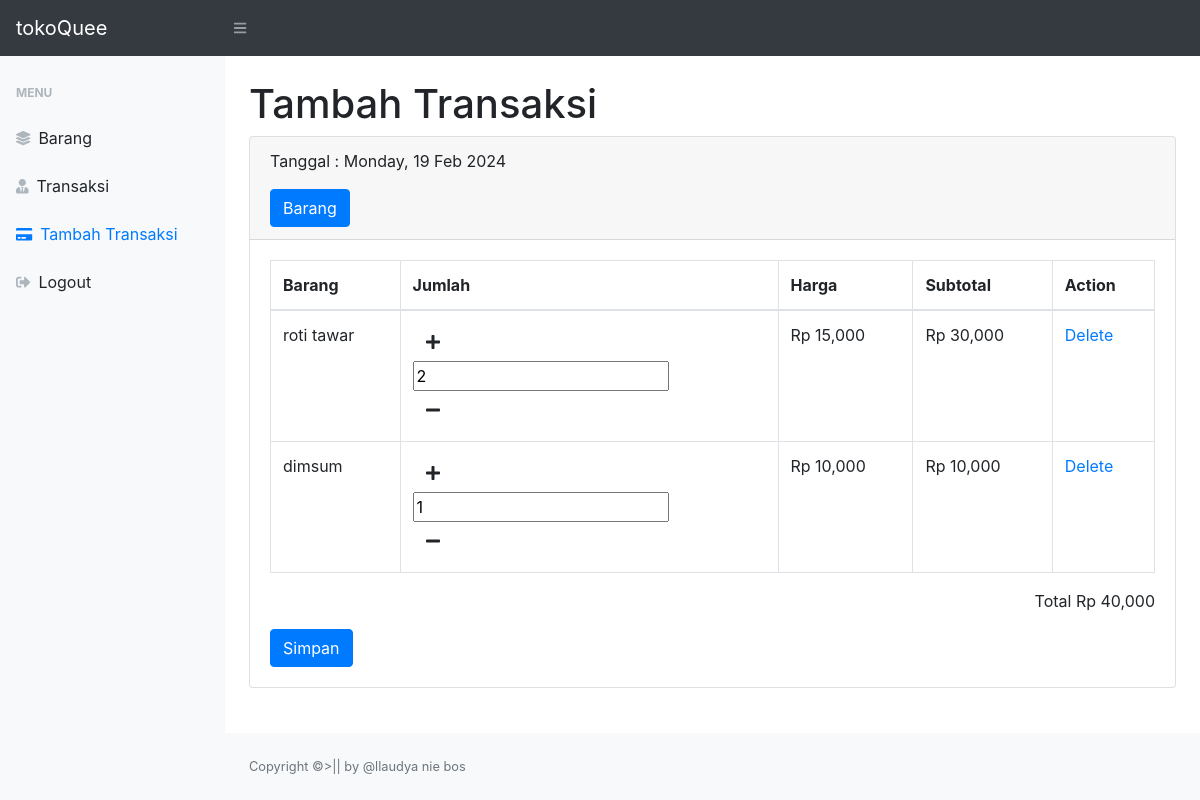
/tambah_transaksi.php, run on an earlier commit of the app's database.
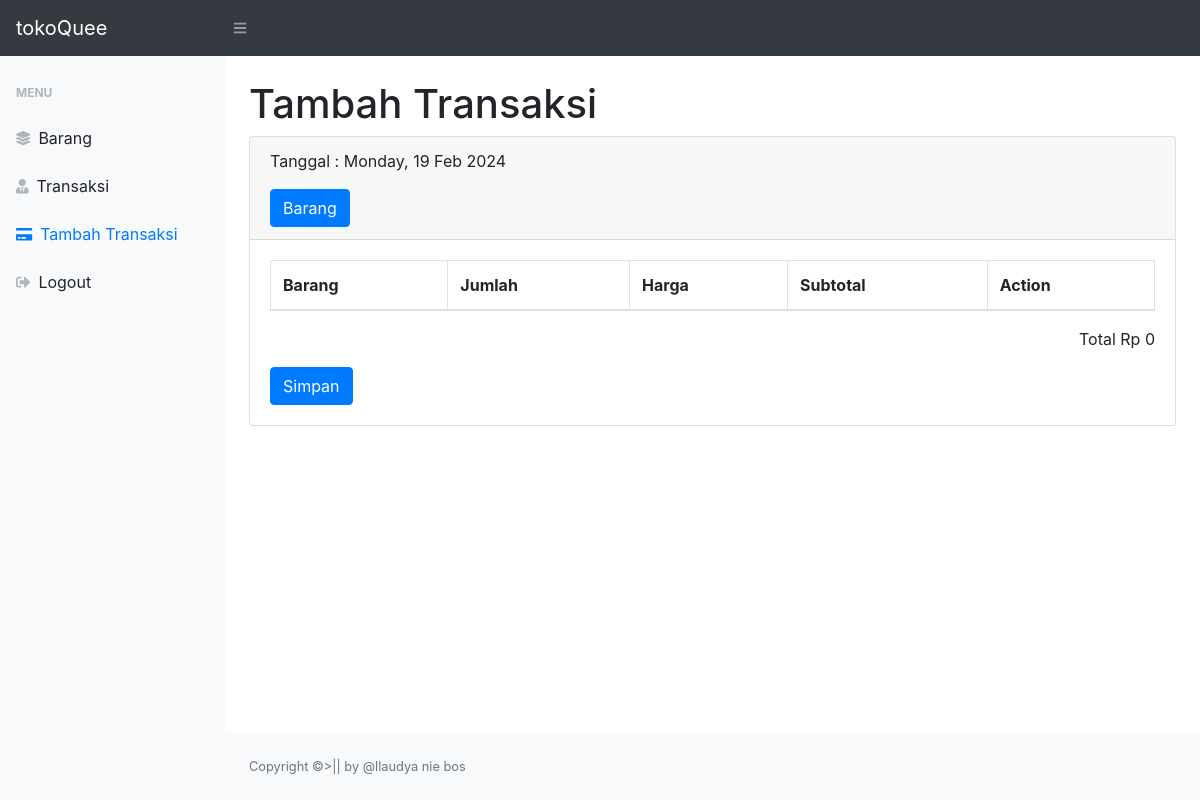
And on a later commit of the database.
### tables this page shows
CREATE TABLE `dtl_transaksi` (
  `id` int NOT NULL,
  `id_transaksi` int DEFAULT NULL,
  `id_barang` int NOT NULL,
  `tanggal` date NOT NULL,
  `harga` int NOT NULL,
  `jumlah` int NOT NULL,
  `total` int NOT NULL
);

CREATE TABLE `barang` (
  `id_barang` int NOT NULL,
  `nama_barang` varchar(30) NOT NULL,
  `harga` int NOT NULL,
  `stok` int NOT NULL
);

### tambah_transaksi.php (the view, shortened to what the changed rows need)
<?php
require 'function.php';
?>
<!DOCTYPE html>
<html lang="en">
<head>
    <link href="styles.css" rel="stylesheet"/>
    <link href="https://cdn.datatables.net/1.10.20/css/dataTables.bootstrap4.min.css" rel="stylesheet" />
</head>
<body class="sb-nav-fixed">
    <div id="layoutSidenav">
            <div id="layoutSidenav_content">
            <main>
                <div class="container-fluid">
                    <h1 class="mt-4">Tambah Transaksi</h1>
                    <div class="card mb-4">
                       <div class="card-header">
                        </div>
                        <div class="card-body">
                            <div class="table-responsive">
                                <table class="table table-bordered" id="dataTable" width="100%" cellspacing="0">
                                    <thead>
                                        <tr>
                                            <th>Barang</th>
                                            <th>Jumlah</th>
                                            <th>Harga</th>
                                            <th>Subtotal</th>
                                            <th>Action</th>
                                        </tr>
                                    </thead>
                                    <tbody>
                                        <?php
                                        $total = 0;
                                        $get = mysqli_query($conn, "SELECT * FROM dtl_transaksi left join barang on dtl_transaksi.id_barang=barang.id_barang where id_transaksi is null");
                                        while ($p = mysqli_fetch_array($get)) {
                                            $id_tmbhtransaksi = $p['id'];
                                            $nama_barang = $p['nama_barang'];
                                            $jumlah = $p['jumlah'];
                                            $harga = $p['harga'];
                                            $total = $total + ($p['harga'] *  $p['jumlah']);
                                        ?>
                                        <tr>
                                                <td><?= $nama_barang ?></td>
                                                <td id="jumlahbarang"><a class="btn" href="function.php?updatetransaksi=ok&jumlah=1&barang=<?=$p['id_barang']?>&id=<?=$id_tmbhtransaksi?>"><i class="fa fa-plus" aria-hidden="true"></i></a><form action="function.php?barang=<?=$p['id_barang']?>&id=<?=$id_tmbhtransaksi?>" method="post"><input type="text" name="jumlahproduk" id="jumlahproduk" value="<?=$jumlah?>" onchange="this.form.submit()"></form><a class="btn" href="function.php?updatetransaksi=ok&jumlah=-1&barang=<?=$p['id_barang']?>&id=<?=$id_tmbhtransaksi?>"><i class="fa fa-minus" aria-hidden="true"></i></a></td>
                                                <td>Rp <?php echo number_format($harga) ?></td>
                                                <td>Rp <?php echo number_format($p['harga'] *  $p['jumlah']) ?></td>
                                                <td>
                                                     <a href="delete.php?id_barang=<?= $p['id_barang']; ?>">Delete</a>
                                                </td>
                                        </tr>
                                        </div>
                                            <?php
                                        };
                                        ?>
                                    </tbody>
                                </table>
                            </div>
                                <p align="right">Total Rp <?php echo number_format($total);?> </p>
                                <a href="function.php?simpantransaksi=oke&&total=<?=$total?>" type="submit" name="simpantransaksi" class="btn btn-primary">Simpan</a>
                        </div>
                    </div>
                </div>
            </main>
        </div>
    </div>
    </body>
</html>

What changed in the data, as far as the page shows it:
removed dtl_transaksi: id_barang.nama_barang "roti tawar", jumlahproduk "2", id_barang.harga "15,000", id_barang+jumlah "30,000"
removed dtl_transaksi: id_barang.nama_barang "dimsum", jumlahproduk "1", id_barang.harga "10,000", id_barang+jumlah "10,000"
Also different on the page:
$total: "40,000" → "0"
